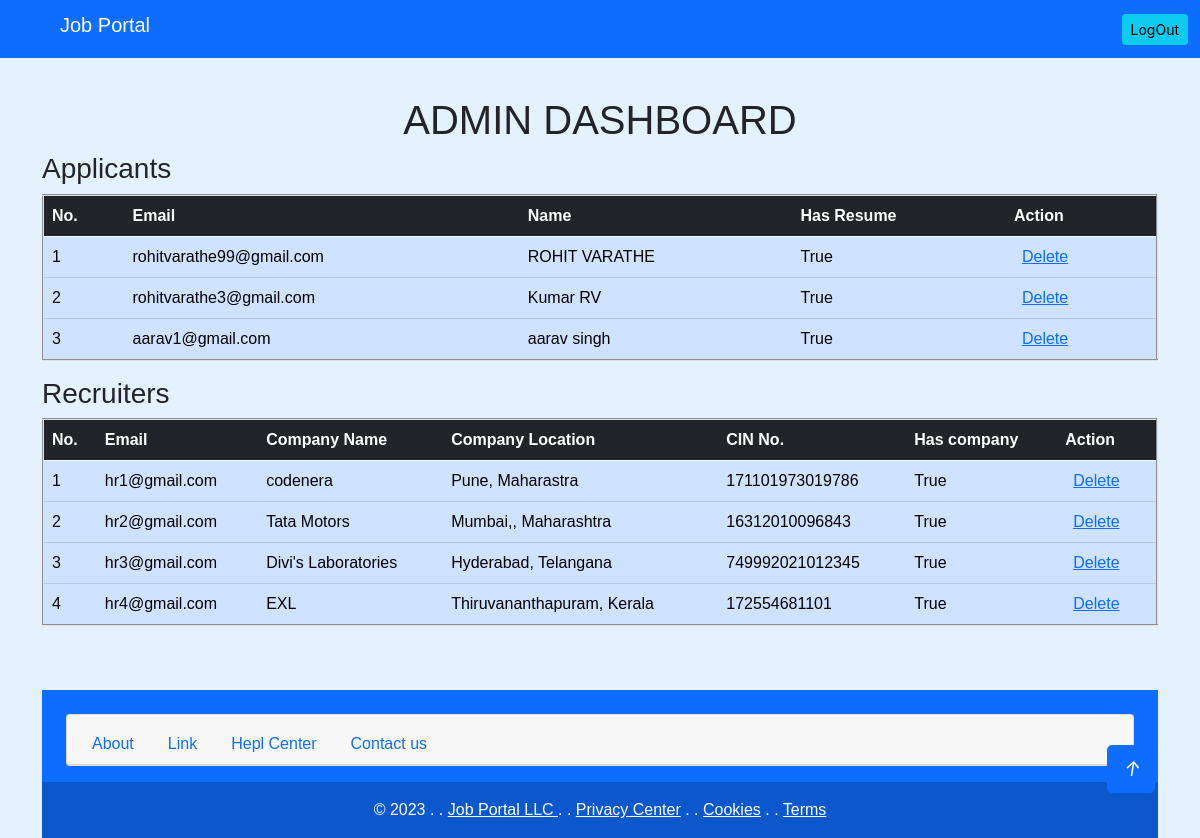
/accounts/admin-view/ (signed in), run on the app's committed database.
### users/models.py (models this page shows)
class User(AbstractUser):
    email = models.EmailField(unique=True)
    is_recruiter = models.BooleanField(default=False)
    is_applicant = models.BooleanField(default=False)
    has_resume = models.BooleanField(default=False)
    has_company = models.BooleanField(default=False)

### resume/models.py (models this page shows, shortened)
class Resume(models.Model):
    user = models.OneToOneField(User, on_delete=models.CASCADE)
    first_name = models.CharField(max_length=50, null=True, blank=True)
    last_name = models.CharField(max_length=50, null=True, blank=True)
    location = models.CharField(max_length=150, null=True, blank=True)
    job_title = models.CharField(max_length=50, null=True, blank=True)
    upload_resume = models.FileField(upload_to='resume', null=True, blank=True)

### company/models.py (models this page shows, shortened)
class Company(models.Model):
    user = models.OneToOneField(User, on_delete=models.CASCADE)
    name = models.CharField(max_length=80, null=True, blank=True)
    est_date = models.PositiveIntegerField(null=True, blank=True)
    city = models.CharField(max_length=70, null=True, blank=True)
    state = models.CharField(max_length=70, null=True, blank=True)

### users/views.py (the view)
# urls.py: path('admin-view/', views.admin_view, name='admin-view'),
@user_passes_test(is_admin)
def admin_view(request):
    applicants = User.objects.filter(is_applicant=True)
    recruiters = User.objects.filter(is_recruiter=True)
    context = {
        'applicants': applicants,
        'recruiters': recruiters,
    }
    return render(request, 'users/admin_view.html', context)

### users/views.py (called while the page is built)
def is_admin(user):
    return user.is_authenticated and user.is_staff

### templates/users/admin_view.html
{% extends 'base.html' %}
{% block content %}
  <h1 class="text-center">ADMIN DASHBOARD</h1>
<h3>Applicants</h3>
  <table border="2" class="table table-hover table-responsive" style="width:100%">
    <thead class="bg-dark text-white">
      <tr>
        <th scope="col">No.</th>
        <th scope="col">Email</th>
        <th scope="col">Name</th>
        <th scope="col">Has Resume</th>
        <th scope="col">Action</th>
      </tr>
    </thead>
    <tbody class="table table-primary">
      {% for applicant in applicants %}
        <tr>
          <td>{{ forloop.counter }}</td>
          <td>{{ applicant.email }}</td>
          <td>{{applicant.resume.first_name}} {{applicant.resume.last_name}} </td>
          <td>{{ applicant.has_resume }}</td>
          <td>
            <a href="{% url 'delete-user' user_id=applicant.id %}">Delete</a>
          </td>
        </tr>
      {% endfor %}
    </tbody>
  </table>
  <h3>Recruiters</h3>
  <table border="2" class="table table-hover table-responsive" style="width:100%">
    <thead class="bg-dark text-white">
      <tr>
        <th>No.</th>
        <th>Email</th>
        <th>Company Name</th>
        <th>Company Location</th>
        <th>CIN No. </th>
        <th>Has company</th>
        <th>Action</th>
      </tr>
    </thead>
    <tbody class="table table-primary">
      {% for recruiter in recruiters %}
        <tr>
          <td>{{ forloop.counter }}</td>
          <td>{{ recruiter.email }}</td>
          <td>{{recruiter.company.name}}</td>
          <td>{{recruiter.company.city}}, {{recruiter.company.state}}</td>
          <td>{{ recruiter.company.est_date }}</td>
          <td>{{ recruiter.has_company }}</td>
          <td>
            <a href="{% url 'delete-user' user_id=recruiter.id %}">Delete</a>
          </td>
        </tr>
      {% endfor %}
    </tbody>
  </table>
{% endblock %}

### static/css/style.css (style rules this page uses)
:root { --primary: #0058b0; --secondary: #2B9BFF; --light: #EFFDF5; --dark: #2B3940; }

### templates/base.html (style rules this page uses)
body { background-color: #e4f1fe; margin: 0; padding: 0; font-family: 'Arial', sans-serif; }

### data on the page
User: email "rohitvarathe99@gmail.com", resume.first_name "ROHIT", resume.last_name "VARATHE", has_resume "True"
User: email "rohitvarathe3@gmail.com", resume.first_name "Kumar", resume.last_name "RV", has_resume "True"
User: email "aarav1@gmail.com", resume.first_name "aarav", resume.last_name "singh", has_resume "True"
User: email "hr1@gmail.com", company.name "codenera", company.city "Pune", company.state "Maharastra", company.est_date "171101973019786", has_company "True"
User: email "hr2@gmail.com", company.name "Tata Motors", company.city "Mumbai,", company.state "Maharashtra", company.est_date "16312010096843", has_company "True"
User: email "hr3@gmail.com", company.name "Divi's Laboratories", company.city "Hyderabad", company.state "Telangana", company.est_date "749992021012345", has_company "True"
User: email "hr4@gmail.com", company.name "EXL", company.city "Thiruvananthapuram", company.state "Kerala", company.est_date "172554681101", has_company "True"
